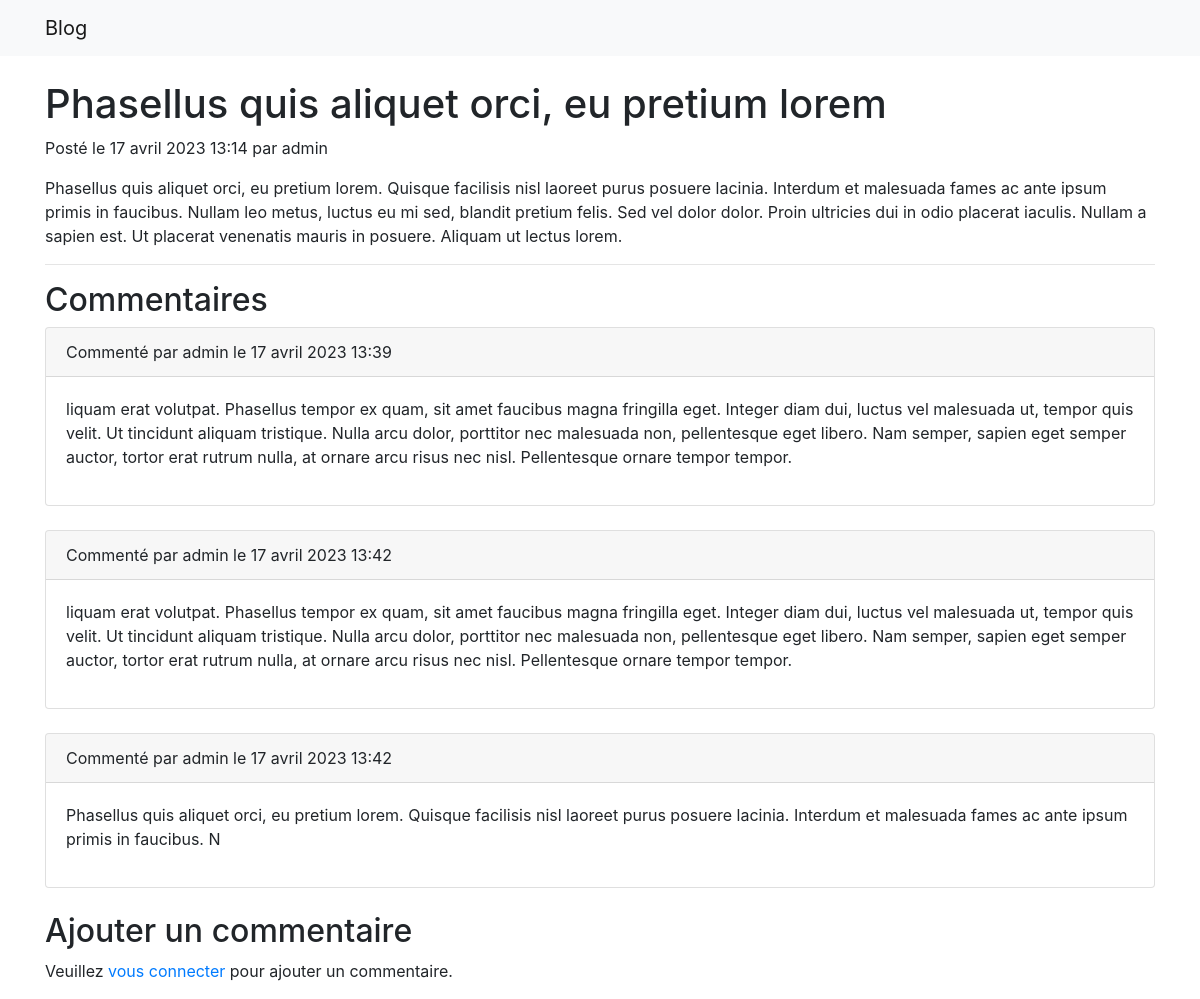
/post/5/, run on the app's committed database.
### blog/models.py (models this page shows, shortened)
class Post(models.Model):
    title = models.CharField(max_length=100)
    content = models.TextField()
    date_posted = models.DateTimeField(auto_now_add=True)
    author = models.ForeignKey(User, on_delete=models.CASCADE)

class Comment(models.Model):
    post = models.ForeignKey(Post, on_delete=models.CASCADE, related_name='comments')
    author = models.ForeignKey(User, on_delete=models.CASCADE)
    content = models.TextField()
    date_commented = models.DateTimeField(auto_now_add=True)

### blog/views.py (the view)
# urls.py: path('post/<int:pk>/', views.PostDetailView.as_view(), name='post-detail'),
class PostDetailView(DetailView):
    model = Post
    template_name = 'blog/post_detail.html'

### blog/templates/blog/post_detail.html (shortened to what this page needs)
{% extends 'blog/base.html' %}
{% block content %}
    <h1>{{ post.title }}</h1>
    <p>Posté le {{ post.date_posted }} par {{ post.author }}</p>
    <p>{{ post.content }}</p>
    <hr>
    <h2>Commentaires</h2>
    {% for comment in post.comments.all %}
        <div class="card mb-4">
            <div class="card-header">
                Commenté par {{ comment.author }} le {{ comment.date_commented }}
            </div>
            <div class="card-body">
                <p>{{ comment.content }}</p>
            </div>
        </div>
    {% endfor %}
    <h2>Ajouter un commentaire</h2>
    {% if user.is_authenticated %}
        <a style="margin-bottom: 5%;" href="{% url 'comment-create' post.pk %}" class="btn btn-primary">Ajouter un commentaire</a>
    {% else %}
        <p>Veuillez <a href="#"> vous connecter</a> pour ajouter un commentaire.</p>
    {% endif %}
{% endblock %}

### data on the page
Post: title "Phasellus quis aliquet orci, eu pretium lorem", date_posted "17 avril 2023 13:14", author "admin", content "Phasellus quis aliquet orci, eu pretium lorem. Quisque facilisis nisl laoreet purus posuere lacinia. Interdum et malesuada fames ac ante ipsum primis in faucibus. Nullam leo metus, luctus eu mi sed, blandit pretium felis. Sed vel dolor dolor. Proin ultricies dui in odio placerat iaculis. Nullam a sapien est. Ut placerat venenatis mauris in posuere. Aliquam ut lectus lorem."
Comment: author "admin", date_commented "17 avril 2023 13:39", content "liquam erat volutpat. Phasellus tempor ex quam, sit amet faucibus magna fringilla eget. Integer diam dui, luctus vel malesuada ut, tempor quis velit. Ut tincidunt aliquam tristique. Nulla arcu dolor, porttitor nec malesuada non, pellentesque eget libero. Nam semper, sapien eget semper auctor, tortor erat rutrum nulla, at ornare arcu risus nec nisl. Pellentesque ornare tempor tempor."
Comment: author "admin", date_commented "17 avril 2023 13:42", content "liquam erat volutpat. Phasellus tempor ex quam, sit amet faucibus magna fringilla eget. Integer diam dui, luctus vel malesuada ut, tempor quis velit. Ut tincidunt aliquam tristique. Nulla arcu dolor, porttitor nec malesuada non, pellentesque eget libero. Nam semper, sapien eget semper auctor, tortor erat rutrum nulla, at ornare arcu risus nec nisl. Pellentesque ornare tempor tempor."
Comment: author "admin", date_commented "17 avril 2023 13:42", content "Phasellus quis aliquet orci, eu pretium lorem. Quisque facilisis nisl laoreet purus posuere lacinia. Interdum et malesuada fames ac ante ipsum primis in faucibus. N"
